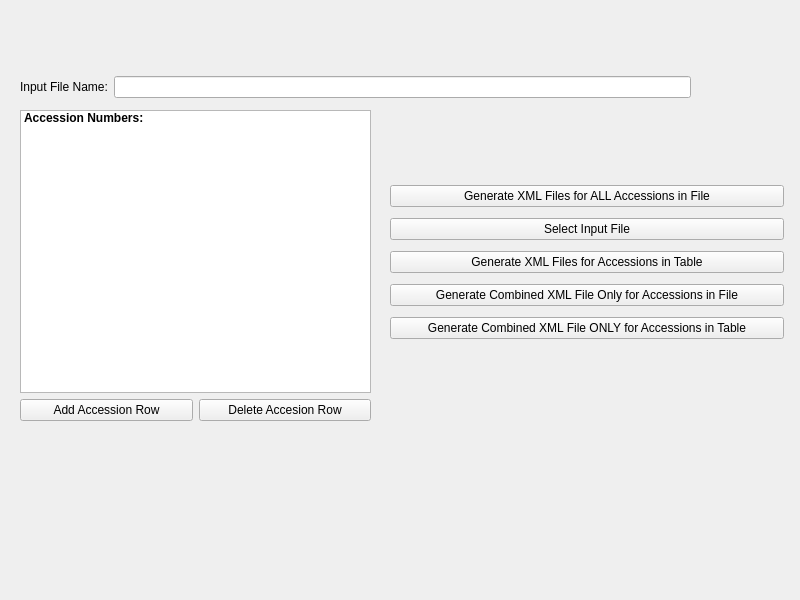
<?xml version="1.0" encoding="UTF-8"?>
<ui version="4.0">
 <class>ProteoformWarehouse</class>
 <widget class="QWidget" name="ProteoformWarehouse">
  <property name="geometry">
   <rect>
    <x>0</x>
    <y>0</y>
    <width>800</width>
    <height>600</height>
   </rect>
  </property>
  <property name="windowTitle">
   <string>ProteoformWarehouse</string>
  </property>
  <widget class="QWidget" name="verticalLayoutWidget">
   <property name="geometry">
    <rect>
     <x>20</x>
     <y>110</y>
     <width>351</width>
     <height>311</height>
    </rect>
   </property>
   <layout class="QVBoxLayout" name="verticalLayout">
    <item>
     <widget class="QListWidget" name="listWidget">
      <item>
       <property name="text">
        <string>Accession Numbers:</string>
       </property>
       <property name="font">
        <font>
         <weight>75</weight>
         <bold>true</bold>
        </font>
       </property>
      </item>
     </widget>
    </item>
    <item>
     <layout class="QGridLayout" name="gridLayout">
      <item row="2" column="1">
       <widget class="QPushButton" name="deleteAccession">
        <property name="text">
         <string>Delete Accesion Row</string>
        </property>
       </widget>
      </item>
      <item row="2" column="0">
       <widget class="QPushButton" name="addAccession">
        <property name="text">
         <string>Add Accession Row</string>
        </property>
       </widget>
      </item>
     </layout>
    </item>
    <item>
     <layout class="QGridLayout" name="gridLayout_2"/>
    </item>
   </layout>
  </widget>
  <widget class="QWidget" name="verticalLayoutWidget_2">
   <property name="geometry">
    <rect>
     <x>390</x>
     <y>180</y>
     <width>394</width>
     <height>168</height>
    </rect>
   </property>
   <layout class="QVBoxLayout" name="verticalLayout_2">
    <item>
     <widget class="QPushButton" name="allAccessionGenerate">
      <property name="text">
       <string>Generate XML Files for ALL Accessions in File</string>
      </property>
     </widget>
    </item>
    <item>
     <widget class="QPushButton" name="inputFileButton">
      <property name="text">
       <string>Select Input File</string>
      </property>
     </widget>
    </item>
    <item>
     <widget class="QPushButton" name="selectAccessionGenerate">
      <property name="text">
       <string>Generate XML Files for Accessions in Table</string>
      </property>
     </widget>
    </item>
    <item>
     <widget class="QPushButton" name="combinedxmlButton">
      <property name="text">
       <string>Generate Combined XML File Only for Accessions in File</string>
      </property>
     </widget>
    </item>
    <item>
     <widget class="QPushButton" name="combinedxmltable">
      <property name="text">
       <string>Generate Combined XML File ONLY for Accessions in Table</string>
      </property>
     </widget>
    </item>
   </layout>
   <zorder>selectAccessionGenerate</zorder>
   <zorder>allAccessionGenerate</zorder>
   <zorder>combinedxmlButton</zorder>
   <zorder>combinedxmltable</zorder>
   <zorder>inputFileButton</zorder>
  </widget>
  <widget class="QWidget" name="gridLayoutWidget_3">
   <property name="geometry">
    <rect>
     <x>20</x>
     <y>72</y>
     <width>671</width>
     <height>31</height>
    </rect>
   </property>
   <layout class="QGridLayout" name="gridLayout_3">
    <item row="0" column="0">
     <widget class="QLabel" name="label">
      <property name="text">
       <string>Input File Name:</string>
      </property>
      <property name="buddy">
       <cstring>filenamebox</cstring>
      </property>
     </widget>
    </item>
    <item row="0" column="1">
     <widget class="QLineEdit" name="filenamebox">
      <property name="text">
       <string/>
      </property>
      <property name="readOnly">
       <bool>false</bool>
      </property>
     </widget>
    </item>
   </layout>
  </widget>
 </widget>
 <resources/>
 <connections/>
</ui>
